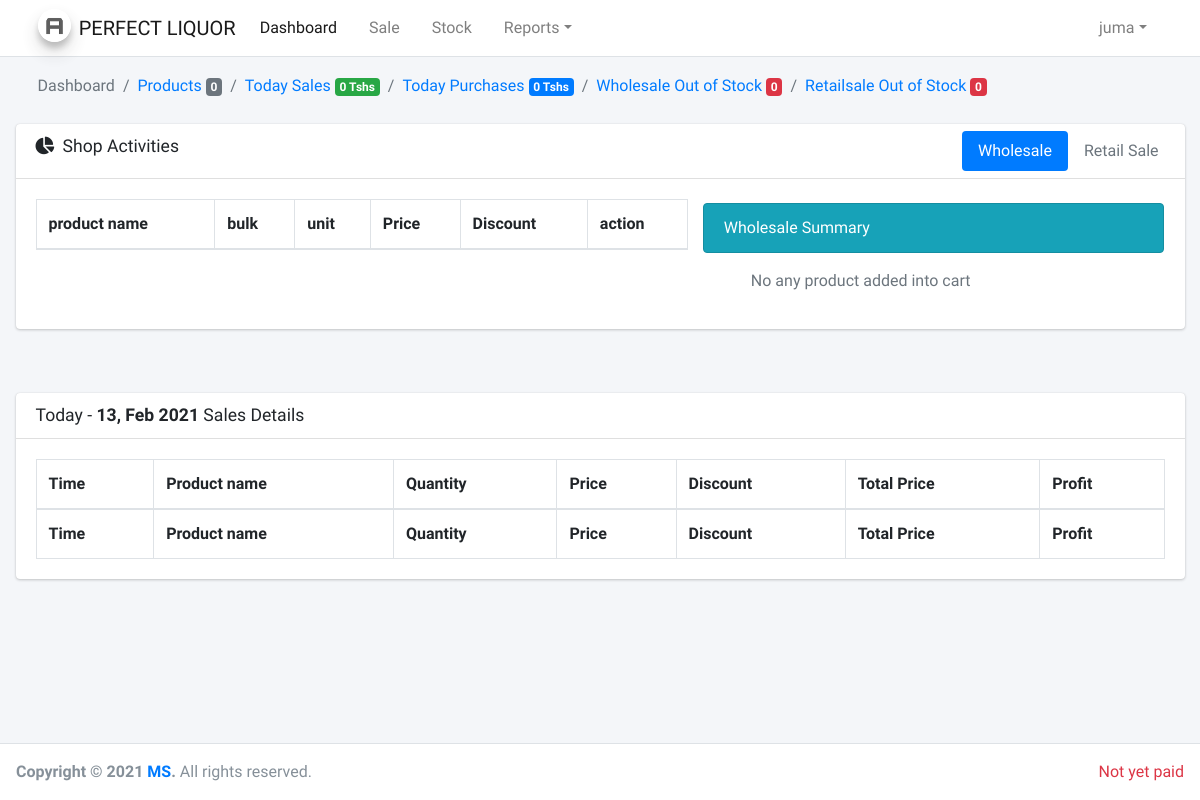
/saler/index.php (signed in), run on an earlier commit of the app's database.
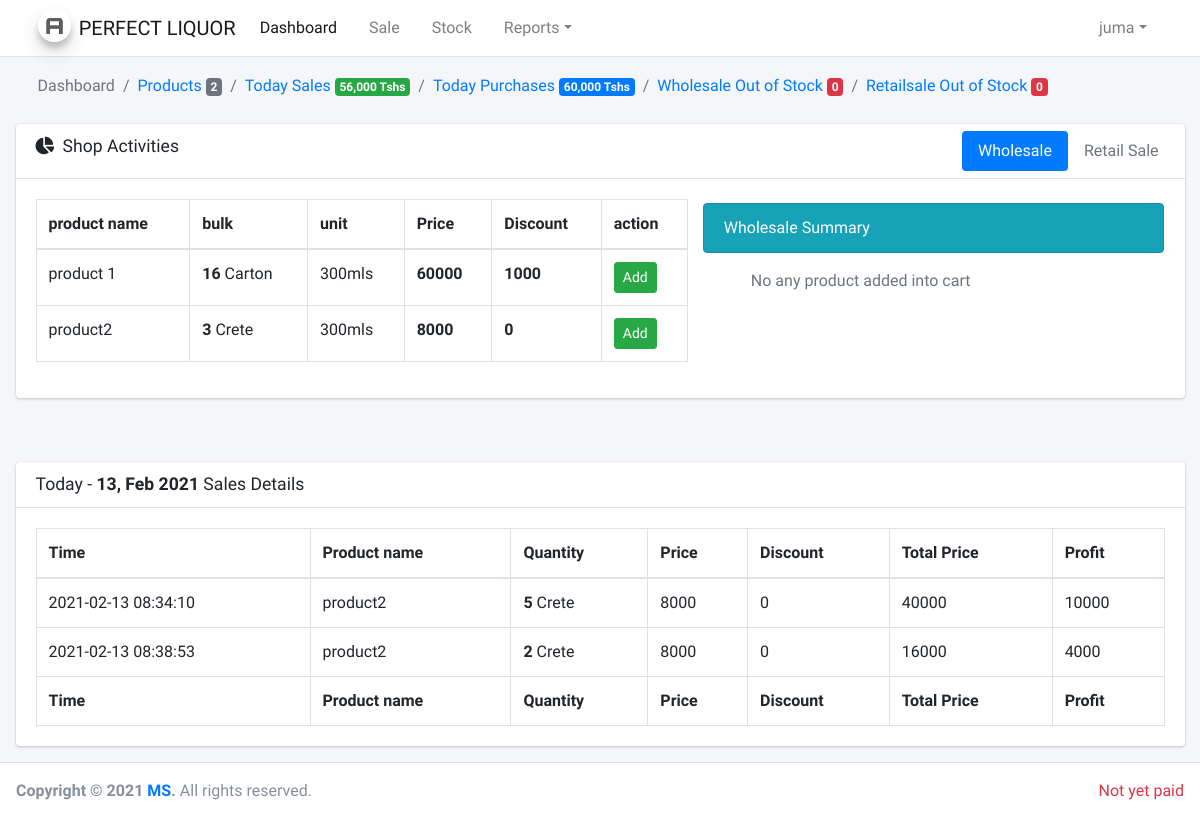
And on a later commit of the database.
### tables this page shows
CREATE TABLE `stock` (
  `id` int(11) NOT NULL,
  `product_id` int(11) NOT NULL,
  `quantity` int(11) NOT NULL,
  `bprice` double NOT NULL,
  `rsale_price` double NOT NULL,
  `wsale_price` double NOT NULL,
  `rdiscount` double NOT NULL DEFAULT 0,
  `wdiscount` double NOT NULL DEFAULT 0,
  `created_at` timestamp NOT NULL DEFAULT current_timestamp(),
  `updated_at` timestamp NOT NULL DEFAULT current_timestamp() ON UPDATE current_timestamp()
);

CREATE TABLE `products` (
  `id` int(11) NOT NULL,
  `name` varchar(200) NOT NULL,
  `code` varchar(100) NOT NULL,
  `bulk` varchar(100) NOT NULL,
  `qty` int(11) NOT NULL,
  `unit` varchar(100) NOT NULL,
  `created_at` timestamp NOT NULL DEFAULT current_timestamp(),
  `updated_at` timestamp NOT NULL DEFAULT current_timestamp() ON UPDATE current_timestamp()
);

CREATE TABLE `sales` (
  `id` int(11) NOT NULL,
  `user_id` int(11) NOT NULL,
  `product_id` int(11) NOT NULL,
  `qty` int(11) NOT NULL,
  `bulk` int(11) NOT NULL DEFAULT 0,
  `price` double NOT NULL,
  `total_price` double NOT NULL DEFAULT 0,
  `discount` double NOT NULL,
  `recept` varchar(100) NOT NULL,
  `type` varchar(100) NOT NULL,
  `dateSaved` date NOT NULL DEFAULT current_timestamp(),
  `created_at` timestamp NOT NULL DEFAULT current_timestamp()
);

### config/Database.php (called while the page is built, shortened)
<?php
class DatabaseConnection{
    public function connect(){
        $this->server_name   = "localhost";
        $this->username_name = "root";
        $this->password = "";
        $this->database_name = "sms";
        $this->charset = "utf8mb4";
        try{
            $databasePath = "mysql:host=".$this->server_name .";dbname=".$this->database_name.";charset=".$this->charset;
            $pdo = new PDO($databasePath,$this->username_name, $this->password);
            $pdo->setAttribute(PDO::ATTR_ERRMODE, PDO::ERRMODE_EXCEPTION);
            return $pdo;
        }catch(PDOException $e){
            echo "Connection failed: ".$e->getMessage();
        }
    }
}
?>

### action/Product.php (called while the page is built, shortened)
<?php
class Product extends DatabaseConnection
{
    public function fetchStock()
    {
        $data = $this->connect()->prepare("SELECT * FROM stock");
        $data->execute();
        return $data->fetchAll();
    }
    public function productData($id)
    {
        $data = $this->connect()->prepare("SELECT * FROM products WHERE id = $id");
        $data->execute();
        return $data->fetch();
    }
    public function stockData($id)
    {
        $data = $this->connect()->prepare("SELECT * FROM stock WHERE product_id = $id");
        $data->execute();
        return $data->fetch();
    }
    public function bulkAvailable($quantity,$qty){
        $number=explode('.',($quantity / $qty));
        $answer=$number[0];
        return $answer;
    }
    public function todaySalesData(){
        $todayDate = date('y-m-d', time());
        $data = $this->connect()->prepare("SELECT * FROM sales WHERE dateSaved = '$todayDate'");
        $data->execute();
        return $data->fetchAll();
    }
    public function productCount(){
        $data = $this->connect()->prepare("SELECT count(*) AS totalProduct FROM products");
        $data->execute();
        $total = $data->fetch();
        return $total['totalProduct'];
    }
    public function totalTodaySales(){
        $todayDate = date('Y-m-d');
        $data = $this->connect()->prepare("SELECT SUM(total_price) AS totalSale FROM sales WHERE dateSaved = '$todayDate'");
        $data->execute();
        $total = $data->fetch();
        return $total['totalSale'];
    }
    public function totalTodayPurchases(){
        $todayDate = date('Y-m-d');
        $data = $this->connect()->prepare("SELECT SUM(bprice * qty) AS totalPurchases FROM purchases WHERE dateSaved = '$todayDate'");
        $data->execute();
        $total = $data->fetch();
        return $total['totalPurchases'];
    }
    public function wSaleOutStock(){
        $data = $this->connect()->prepare("SELECT * FROM stock");
        $data->execute();
        $totalAvailable = 0;
        if ($data->rowCount() > 0) {
            foreach ($data->fetchAll() as  $value) {
                $productData = $this->productData($value['product_id']);
                if ($this->bulkAvailable($value['quantity'], $productData['qty']) == 0 ) {
                    $totalAvailable += 1;
                }else {
                    $totalAvailable += 0;
                }
            }
        }
        return $totalAvailable;
    }
}

### saler/index.php (shortened to what the changed rows need)
<?php
    include '../config/Database.php';
    include '../action/Product.php';
    $product = new Product();
?>
<!DOCTYPE html>
<html lang="en">
<head>
 <link rel="stylesheet" href="../plugins/fontawesome-free/css/all.min.css">
  <link rel="stylesheet" href="https://code.ionicframework.com/ionicons/2.0.1/css/ionicons.min.css">
  <link rel="stylesheet" href="../plugins/tempusdominus-bootstrap-4/css/tempusdominus-bootstrap-4.min.css">
  <link rel="stylesheet" href="../plugins/icheck-bootstrap/icheck-bootstrap.min.css">
  <link rel="stylesheet" href="../plugins/jqvmap/jqvmap.min.css">
  <link rel="stylesheet" href="../plugins/overlayScrollbars/css/OverlayScrollbars.min.css">
  <link rel="stylesheet" href="../plugins/daterangepicker/daterangepicker.css">
  <link rel="stylesheet" href="../plugins/datatables-bs4/css/dataTables.bootstrap4.min.css">
  <link rel="stylesheet" href="../plugins/datatables-responsive/css/responsive.bootstrap4.min.css">
  <link rel="stylesheet" href="../plugins/summernote/summernote-bs4.css">
    <link rel="stylesheet" href="../plugins/sweetalert2-theme-bootstrap-4/bootstrap-4.min.css">
  <link rel="stylesheet" href="../plugins/toastr/toastr.min.css">
    <link rel="stylesheet" href="../dist/css/adminlte.min.css">
</head>
<body class="hold-transition layout-top-nav">
<div class="wrapper">
  <div class="content-wrapper">
   <?php include 'partials/header.php' ?>
     <section class="content">
      <div class="container-fluid">
        <div class="row">
          <section class="col-lg-12 col-sm-12 connectedSortable">
            <div class="card">
              <div class="card-body">
                  <div class="tab-content p-0">
                      <div class="chart tab-pane active" id="wholesale-data">
                          <div class="row">
                              <div class="col-md-7">
                                  <table id="wholesale-data-table" class="table table-bordered table-hover">
                                          <thead>
                                              <tr>
                                                  <th>product name</th>
                                                  <th>bulk</th>
                                                  <th>unit</th>
                                                  <th>Price</th>
                                                  <th>Discount</th>
                                                  <th>action</th>
                                              </tr>
                                          </thead>
                                          <tbody>
                                              <?php
                                                  foreach($product->fetchStock() as $item){
                                                      $productData = $product->productData($item['product_id']);
                                                      echo '
                                                          <tr>
                                                                <td>'.$productData['name'].'</td>
                                                                <td><b>'.$product->bulkAvailable($item['quantity'],$productData['qty']).'</b> '.$productData['bulk'].'</td>
                                                                <td>'.$productData['unit'].'</td>
                                                                <td><b>'.$item['wsale_price'].'</b></td>
                                                                <td><b>'.$item['wdiscount'].'</b></td>
                                                                <td>';
                                                                  if ($product->bulkAvailable($item['quantity'],$productData['qty']) > 0) {
                                                                      echo '<button from="wsale" dataId = '.$item['id'].' productId = '.$item['product_id'].' title="Add to cart" class="btn btn-sm btn-success addTocartBtn"  >Add</button>';
                                                                  } else {
                                                                      echo '<button disabled  title="check your stock" class="btn btn-sm btn-danger"  >Add</button>';
                                                                  }
                                                      echo     '</td>
                                                          </tr>
                                                      ';
                                                  }
                                              ?>
                                          </tbody>
                                    </table>
                              </div>
                                        <?php $product->cartData('wsale') ?>
                          </div>
                      </div>
                    </div>
              </div>
            </div>
          </section>
        </div>
        <div class="row mt-5">
        <div class="col-12">
            <div class="card">
              <div class="card-body">
                <table id="todaySales" class="table table-bordered table-hover">
                  <thead>
                    <tr>
                      <th>Time</th>
                      <th>Product name</th>
                      <th>Quantity</th>
                      <th>Price</th>
                      <th>Discount</th>
                      <th>Total Price</th>
                      <th>Profit</th>
                    </tr>
                  </thead>
                  <tbody>
                      <?php
                         foreach ($product->todaySalesData() as $value) {
                           $productData = $product->productData($value['product_id']);
                           $stock = $product->stockData($value['product_id']);
                           $profit = $value['total_price'] - ($stock['bprice'] * $value['qty']);
                            echo '
                                <tr>
                                    <td>'.$value['created_at'].'</td>
                                    <td>'.$productData['name'].'</td>';
                                    if ($value['type'] == 'wsale') {
                                        echo '<td><b>'.$value['qty'].'</b> '.$productData['bulk'].'</td>';
                                    }
                            echo '
                                    <td>'.$value['price'].'</td>
                                    <td>'.$value['discount'].'</td>
                                    <td>'.$value['total_price'].'</td>
                                    <td>'.$profit.'</td>
                                </tr>
                            ';
                         }
                      ?>
                  </tbody>
                  <tfoot>
                    <tr>
                        <th>Time</th>
                        <th>Product name</th>
                        <th>Quantity</th>
                        <th>Price</th>
                        <th>Discount</th>
                        <th>Total Price</th>
                        <th>Profit</th>
                    </tr>
                  </tfoot>
                </table>
              </div>
            </div>
          </div>
        </div>
      </div>
    </section>
  </div>
</div>
</body>
</html>

### saler/partials/header.php (shortened to what the changed rows need)
<div class="content-header">
   <div class="container">
   <div class="row mb-2">
       <div class="col-sm-12 col-md-12">
       <ol class="breadcrumb float-sm-left">
           <li class="breadcrumb-item"><a href="#">Products <span class="badge badge-secondary"><?php echo $product->productCount() ?></span></a></li>
           <li class="breadcrumb-item"><a href="index.php">Today Sales <span class="badge badge-success"><?php echo number_format($product->totalTodaySales()) ?> Tshs</span></a></li>
           <li class="breadcrumb-item"><a href="details.php?type=today_purchases">Today Purchases <span class="badge badge-primary"><?php echo number_format($product->totalTodayPurchases()) ?> Tshs</span></a></li>
           <li class="breadcrumb-item"><a href="details.php?type=whole_out">Wholesale Out of Stock <span class="badge badge-danger"><?php echo $product->wSaleOutStock() ?></span></a></li>
       </ol>
       </div>
   </div>
   </div>
</div>

What changed in the data, as far as the page shows it:
added stock: product.name "product 1", quantity.qty "16", product.bulk "Carton", product.unit "300mls", wsale_price "60000", wdiscount "1000"
added stock: product.name "product2", quantity.qty "3", product.bulk "Crete", product.unit "300mls", wsale_price "8000", wdiscount "0"
added sales: created_at "2021-02-13 08:34:10", product.name "product2", qty "5", product.bulk "Crete", price "8000", discount "0", total_price "40000", profit "10000"
added sales: created_at "2021-02-13 08:38:53", product.name "product2", qty "2", product.bulk "Crete", price "8000", discount "0", total_price "16000", profit "4000"
Also different on the page:
$product->productCount(): "0" → "2"
$product->totalTodaySales(): "0" → "56,000"
$product->totalTodayPurchases(): "0" → "60,000"
